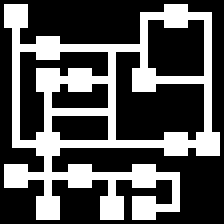

Rendered tile map (Tiled .tmx) drawn with the repository's tilesets; below, a short description and the full map source, tile grids included:
An orthogonal 7x7 tile map with 32x32 px tiles, 1 tile layer (Tile Layer 1).

<map version="1.0" orientation="orthogonal" renderorder="right-down" width="7" height="7" tilewidth="32" tileheight="32" nextobjectid="5">
 <tileset firstgid="1" name="rooms" tilewidth="32" tileheight="32" tilecount="11" columns="0">
  <tile id="0">
   <properties>
    <property name="east" value="1" />
    <property name="north" value="1" />
    <property name="south" value="1" />
    <property name="type" value="room" />
    <property name="west" value="1" />
   </properties>
   <image width="32" height="32" source="../../assets/images/r4.png" />
  </tile>
  <tile id="1">
   <properties>
    <property name="east" value="" />
    <property name="north" value="1" />
    <property name="south" value="1" />
    <property name="type" value="room" />
    <property name="west" value="1" />
   </properties>
   <image width="32" height="32" source="../../assets/images/r3.png" />
  </tile>
  <tile id="2">
   <properties>
    <property name="east" value="1" />
    <property name="north" value="" />
    <property name="south" value="" />
    <property name="type" value="room" />
    <property name="west" value="1" />
   </properties>
   <image width="32" height="32" source="../../assets/images/r2s.png" />
  </tile>
  <tile id="3">
   <properties>
    <property name="east" value="" />
    <property name="north" value="" />
    <property name="south" value="1" />
    <property name="type" value="room" />
    <property name="west" value="1" />
   </properties>
   <image width="32" height="32" source="../../assets/images/r2r.png" />
  </tile>
  <tile id="4">
   <properties>
    <property name="east" value="" />
    <property name="north" value="" />
    <property name="south" value="" />
    <property name="type" value="room" />
    <property name="west" value="1" />
   </properties>
   <image width="32" height="32" source="../../assets/images/r1.png" />
  </tile>
  <tile id="5">
   <properties>
    <property name="east" value="" />
    <property name="north" value="" />
    <property name="south" value="" />
    <property name="type" value="empty" />
    <property name="west" value="" />
   </properties>
   <image width="32" height="32" source="../../assets/images/e.png" />
  </tile>
  <tile id="6">
   <properties>
    <property name="east" value="1" />
    <property name="north" value="1" />
    <property name="south" value="1" />
    <property name="type" value="corridor" />
    <property name="west" value="1" />
   </properties>
   <image width="32" height="32" source="../../assets/images/c4.png" />
  </tile>
  <tile id="7">
   <properties>
    <property name="east" value="" />
    <property name="north" value="1" />
    <property name="south" value="1" />
    <property name="type" value="corridor" />
    <property name="west" value="1" />
   </properties>
   <image width="32" height="32" source="../../assets/images/c3.png" />
  </tile>
  <tile id="8">
   <properties>
    <property name="east" value="1" />
    <property name="north" value="" />
    <property name="south" value="" />
    <property name="type" value="corridor" />
    <property name="west" value="1" />
   </properties>
   <image width="32" height="32" source="../../assets/images/c2s.png" />
  </tile>
  <tile id="9">
   <properties>
    <property name="east" value="" />
    <property name="north" value="" />
    <property name="south" value="1" />
    <property name="type" value="corridor" />
    <property name="west" value="1" />
   </properties>
   <image width="32" height="32" source="../../assets/images/c2r.png" />
  </tile>
  <tile id="10">
   <properties>
    <property name="east" value="" />
    <property name="north" value="" />
    <property name="south" value="" />
    <property name="type" value="corridor" />
    <property name="west" value="1" />
   </properties>
   <image width="32" height="32" source="../../assets/images/c1.png" />
  </tile>
 </tileset>
 <layer name="Tile Layer 1" width="7" height="7">
  <properties>
   <property name="endX" value="" />
   <property name="endY" value="" />
   <property name="startX" value="" />
   <property name="startY" value="" />
  </properties>
  <data encoding="csv">
1610612741,6,6,6,1610612746,3,10,
3221225480,3,9,1610612744,8,6,2684354569,
2684354569,1610612740,3,8,3221225476,9,8,
2684354569,3221225480,9,8,6,6,2684354569,
3221225482,1,9,2684354568,9,3,2684354564,
3221225477,7,3,1610612744,3,10,6,
6,2684354565,6,2684354565,3221225477,2684354570,6
</data>
 </layer>
</map>